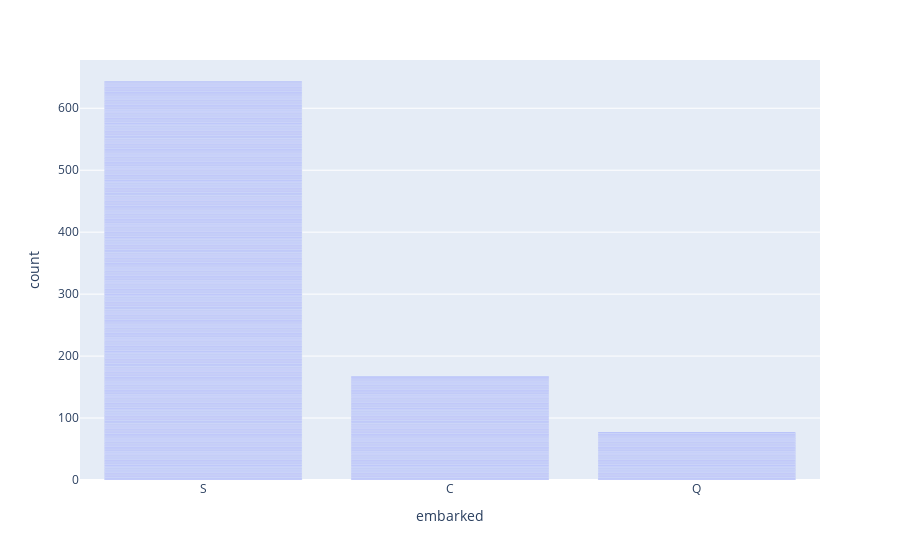

Here is the notebook cell this chart was saved with:
### Markdown cell above
First thing, we will create a visualization of the embarked column and try to glean understanding from it for an explanation of results

### Code cell
px.bar(df, x='embarked')

### Figure 1 — Plotly figure (JSON) as saved in the notebook; plotly's stock layout.template omitted (floating-point values rounded to 4 significant figures; data arrays with more than 128 entries replaced by an {"elided": "..."} marker saying what was removed)
{"data": [{"alignmentgroup": "True", "hovertemplate": "embarked=%{x}<br>count=%{y}<extra></extra>", "legendgroup": "", "marker": {"color": "#636efa", "pattern": {"shape": ""}}, "name": "", "offsetgroup": "", "orientation": "v", "showlegend": false, "textposition": "auto", "type": "bar", "x": {"elided": "891 str values"}, "xaxis": "x", "y": {"elided": "891 int values"}, "yaxis": "y"}], "layout": {"barmode": "relative", "legend": {"tracegroupgap": 0}, "margin": {"t": 60}, "xaxis": {"anchor": "y", "domain": [0, 1], "title": {"text": "embarked"}}, "yaxis": {"anchor": "x", "domain": [0, 1], "title": {"text": "count"}}}}
